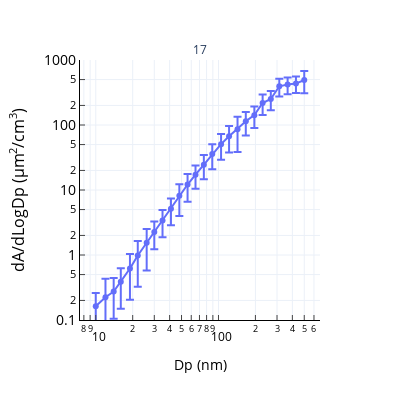

Source (notebook cell):
### Code cell
fig4.update_layout(height=400, width=400)

### Figure 1 — Plotly figure (JSON) as saved in the notebook; plotly's stock layout.template omitted (floating-point values rounded to 4 significant figures)
{"data": [{"error_y": {"array": [0.09705, 0.2057, 0.1687, 0.2372, 0.4146, 0.6584, 0.9672, 1.021, 1.52, 2.274, 4.137, 5.567, 6.694, 9.955, 14.78, 21.67, 29.39, 47.66, 44.81, 51.72, 76.01, 82.67, 120.1, 121.3, 123.5, 186.3]}, "hovertemplate": "variable=17<br>Dp=%{x}<br>value_2=%{y}<extra></extra>", "legendgroup": "17", "line": {"color": "#636efa", "dash": "solid"}, "mode": "markers+lines", "name": "17", "orientation": "v", "showlegend": true, "type": "scatter", "x": [10, 12, 14, 16, 19, 22, 26, 30, 35, 41, 48, 56, 65, 76, 89, 105, 122, 143, 167, 196, 229, 267, 313, 366, 428, 500], "xaxis": "x", "y": [0.1632, 0.2245, 0.2734, 0.386, 0.6203, 0.982, 1.546, 2.252, 3.397, 5.133, 8.13, 12.14, 17.18, 24.56, 35.68, 50.79, 67.03, 86.25, 114.0, 141.7, 218.0, 251.3, 394.1, 418.6, 433.5, 492.9], "yaxis": "y"}], "layout": {"annotations": [{"font": {}, "showarrow": false, "text": "17", "x": 0.5, "xanchor": "center", "xref": "paper", "y": 1, "yanchor": "bottom", "yref": "paper"}], "height": 400, "legend": {"title": {"text": "variable"}, "tracegroupgap": 0}, "margin": {"t": 60}, "showlegend": false, "width": 400, "xaxis": {"anchor": "y", "domain": [0, 1], "linecolor": "black", "linewidth": 1, "nticks": 7, "showline": true, "showticklabels": true, "tickfont": {"color": "black", "size": 12}, "ticks": "inside", "tickwidth": 1, "title": {"font": {"color": "black", "size": 14}, "text": "Dp (nm)"}, "type": "log"}, "yaxis": {"anchor": "x", "domain": [0, 1], "linecolor": "black", "linewidth": 1, "nticks": 7, "range": [-1, 3], "showline": true, "tickfont": {"color": "black", "size": 14}, "ticks": "inside", "tickwidth": 1, "title": {"font": {"color": "black", "size": 16}, "text": "dA/dLogDp (μm<sup>2</sup>/cm<sup>3</sup>)"}, "type": "log"}}}
